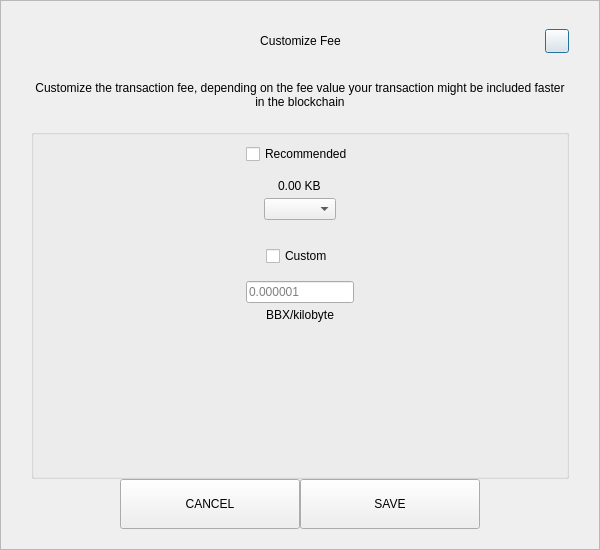
<?xml version="1.0" encoding="UTF-8"?>
<ui version="4.0">
 <class>SendCustomFeeDialog</class>
 <widget class="QDialog" name="SendCustomFeeDialog">
  <property name="geometry">
   <rect>
    <x>0</x>
    <y>0</y>
    <width>600</width>
    <height>550</height>
   </rect>
  </property>
  <property name="windowTitle">
   <string>Form</string>
  </property>
  <layout class="QVBoxLayout" name="verticalLayout_3">
   <property name="spacing">
    <number>0</number>
   </property>
   <property name="leftMargin">
    <number>0</number>
   </property>
   <property name="topMargin">
    <number>0</number>
   </property>
   <property name="rightMargin">
    <number>0</number>
   </property>
   <property name="bottomMargin">
    <number>0</number>
   </property>
   <item>
    <widget class="QFrame" name="frame">
     <property name="styleSheet">
      <string notr="true"/>
     </property>
     <property name="frameShape">
      <enum>QFrame::StyledPanel</enum>
     </property>
     <property name="frameShadow">
      <enum>QFrame::Raised</enum>
     </property>
     <layout class="QVBoxLayout" name="verticalLayout_2">
      <property name="spacing">
       <number>0</number>
      </property>
      <property name="leftMargin">
       <number>30</number>
      </property>
      <property name="topMargin">
       <number>20</number>
      </property>
      <property name="rightMargin">
       <number>30</number>
      </property>
      <property name="bottomMargin">
       <number>20</number>
      </property>
      <item>
       <layout class="QHBoxLayout" name="horizontalLayout_3">
        <property name="spacing">
         <number>0</number>
        </property>
        <item>
         <spacer name="horizontalSpacer_21">
          <property name="orientation">
           <enum>Qt::Horizontal</enum>
          </property>
          <property name="sizeHint" stdset="0">
           <size>
            <width>40</width>
            <height>20</height>
           </size>
          </property>
         </spacer>
        </item>
        <item>
         <widget class="QLabel" name="labelTitle">
          <property name="minimumSize">
           <size>
            <width>0</width>
            <height>40</height>
           </size>
          </property>
          <property name="maximumSize">
           <size>
            <width>16777215</width>
            <height>40</height>
           </size>
          </property>
          <property name="styleSheet">
           <string notr="true">padding-left:24px;</string>
          </property>
          <property name="text">
           <string>Customize Fee</string>
          </property>
          <property name="alignment">
           <set>Qt::AlignCenter</set>
          </property>
          <property name="margin">
           <number>7</number>
          </property>
         </widget>
        </item>
        <item>
         <spacer name="horizontalSpacer">
          <property name="orientation">
           <enum>Qt::Horizontal</enum>
          </property>
          <property name="sizeHint" stdset="0">
           <size>
            <width>40</width>
            <height>20</height>
           </size>
          </property>
         </spacer>
        </item>
        <item>
         <widget class="QPushButton" name="btnEsc">
          <property name="minimumSize">
           <size>
            <width>24</width>
            <height>24</height>
           </size>
          </property>
          <property name="maximumSize">
           <size>
            <width>24</width>
            <height>24</height>
           </size>
          </property>
          <property name="text">
           <string/>
          </property>
         </widget>
        </item>
       </layout>
      </item>
      <item>
       <spacer name="verticalSpacer_2">
        <property name="orientation">
         <enum>Qt::Vertical</enum>
        </property>
        <property name="sizeType">
         <enum>QSizePolicy::Fixed</enum>
        </property>
        <property name="sizeHint" stdset="0">
         <size>
          <width>20</width>
          <height>20</height>
         </size>
        </property>
       </spacer>
      </item>
      <item>
       <widget class="QLabel" name="labelMessage">
        <property name="text">
         <string>Customize the transaction fee, depending on the fee value your transaction might be included faster in the blockchain</string>
        </property>
        <property name="alignment">
         <set>Qt::AlignCenter</set>
        </property>
        <property name="wordWrap">
         <bool>true</bool>
        </property>
       </widget>
      </item>
      <item>
       <spacer name="verticalSpacer_3">
        <property name="orientation">
         <enum>Qt::Vertical</enum>
        </property>
        <property name="sizeType">
         <enum>QSizePolicy::Fixed</enum>
        </property>
        <property name="sizeHint" stdset="0">
         <size>
          <width>20</width>
          <height>20</height>
         </size>
        </property>
       </spacer>
      </item>
      <item>
       <widget class="QGroupBox" name="groupBox">
        <property name="title">
         <string/>
        </property>
        <layout class="QVBoxLayout" name="verticalLayout">
         <property name="leftMargin">
          <number>12</number>
         </property>
         <property name="rightMargin">
          <number>12</number>
         </property>
         <item>
          <layout class="QVBoxLayout" name="verticalLayout_4">
           <property name="spacing">
            <number>5</number>
           </property>
           <item alignment="Qt::AlignHCenter">
            <widget class="QCheckBox" name="checkBoxRecommended">
             <property name="text">
              <string>Recommended</string>
             </property>
            </widget>
           </item>
           <item>
            <spacer name="verticalSpacer_5">
             <property name="orientation">
              <enum>Qt::Vertical</enum>
             </property>
             <property name="sizeType">
              <enum>QSizePolicy::Fixed</enum>
             </property>
             <property name="sizeHint" stdset="0">
              <size>
               <width>20</width>
               <height>10</height>
              </size>
             </property>
            </spacer>
           </item>
           <item alignment="Qt::AlignHCenter">
            <widget class="QLabel" name="labelFee">
             <property name="text">
              <string>0.00 KB</string>
             </property>
            </widget>
           </item>
           <item alignment="Qt::AlignHCenter">
            <widget class="QComboBox" name="comboBoxRecommended"/>
           </item>
          </layout>
         </item>
         <item>
          <spacer name="verticalSpacer">
           <property name="orientation">
            <enum>Qt::Vertical</enum>
           </property>
           <property name="sizeType">
            <enum>QSizePolicy::Fixed</enum>
           </property>
           <property name="sizeHint" stdset="0">
            <size>
             <width>20</width>
             <height>20</height>
            </size>
           </property>
          </spacer>
         </item>
         <item>
          <layout class="QVBoxLayout" name="verticalLayout_5">
           <property name="spacing">
            <number>5</number>
           </property>
           <item alignment="Qt::AlignHCenter">
            <widget class="QCheckBox" name="checkBoxCustom">
             <property name="text">
              <string>Custom</string>
             </property>
            </widget>
           </item>
           <item>
            <spacer name="verticalSpacer_6">
             <property name="orientation">
              <enum>Qt::Vertical</enum>
             </property>
             <property name="sizeType">
              <enum>QSizePolicy::Fixed</enum>
             </property>
             <property name="sizeHint" stdset="0">
              <size>
               <width>20</width>
               <height>10</height>
              </size>
             </property>
            </spacer>
           </item>
           <item alignment="Qt::AlignHCenter">
            <widget class="QLineEdit" name="lineEditCustomFee">
             <property name="placeholderText">
              <string notr="true">0.000001</string>
             </property>
            </widget>
           </item>
           <item alignment="Qt::AlignHCenter">
            <widget class="QLabel" name="labelCustomFee">
             <property name="text">
              <string>BBX/kilobyte</string>
             </property>
            </widget>
           </item>
          </layout>
         </item>
         <item>
          <spacer name="verticalSpacer_4">
           <property name="orientation">
            <enum>Qt::Vertical</enum>
           </property>
           <property name="sizeHint" stdset="0">
            <size>
             <width>20</width>
             <height>40</height>
            </size>
           </property>
          </spacer>
         </item>
        </layout>
       </widget>
      </item>
      <item>
       <layout class="QHBoxLayout" name="horizontalLayout" stretch="1,2,2,1">
        <item>
         <spacer name="horizontalSpacer1">
          <property name="orientation">
           <enum>Qt::Horizontal</enum>
          </property>
          <property name="sizeHint" stdset="0">
           <size>
            <width>40</width>
            <height>20</height>
           </size>
          </property>
         </spacer>
        </item>
        <item>
         <widget class="QPushButton" name="btnCancel">
          <property name="minimumSize">
           <size>
            <width>180</width>
            <height>50</height>
           </size>
          </property>
          <property name="focusPolicy">
           <enum>Qt::NoFocus</enum>
          </property>
          <property name="text">
           <string>CANCEL</string>
          </property>
         </widget>
        </item>
        <item>
         <widget class="QPushButton" name="btnSave">
          <property name="minimumSize">
           <size>
            <width>180</width>
            <height>50</height>
           </size>
          </property>
          <property name="focusPolicy">
           <enum>Qt::NoFocus</enum>
          </property>
          <property name="text">
           <string>SAVE</string>
          </property>
         </widget>
        </item>
        <item>
         <spacer name="horizontalSpacer_2">
          <property name="orientation">
           <enum>Qt::Horizontal</enum>
          </property>
          <property name="sizeHint" stdset="0">
           <size>
            <width>40</width>
            <height>20</height>
           </size>
          </property>
         </spacer>
        </item>
       </layout>
      </item>
     </layout>
    </widget>
   </item>
  </layout>
 </widget>
 <resources/>
 <connections/>
</ui>
